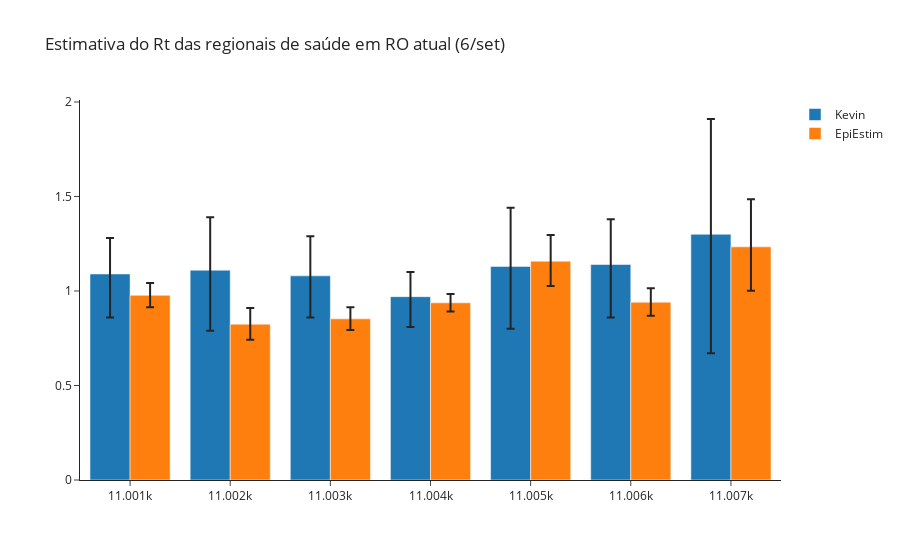

Notebook code for this chart:
### Code cell
health_region_kevin_sample = last_health_region_kevin[last_health_region_kevin["state_num_id"] == region_state]
health_region_epiestim_sample = last_health_region_epiestim[last_health_region_epiestim["state_num_id"] == region_state]

title = f"Estimativa do Rt das regionais de saúde em {place_choosen} atual (6/set)"
gen_compare_plot(dfs={"Kevin": health_region_kevin_sample, "EpiEstim": health_region_epiestim_sample},
                 place_id=place_id,
                 title=title)

### Figure 1 — Plotly figure (JSON) as saved in the notebook; plotly's stock layout.template omitted (floating-point values rounded to 4 significant figures)
{"data": [{"error_y": {"array": [0.19, 0.28, 0.21, 0.13, 0.31, 0.24, 0.61], "arrayminus": [0.23, 0.32, 0.22, 0.16, 0.33, 0.28, 0.63]}, "name": "Kevin", "type": "bar", "x": [11001, 11002, 11003, 11004, 11005, 11006, 11007], "y": [1.09, 1.11, 1.08, 0.97, 1.13, 1.14, 1.3]}, {"error_y": {"array": [0.06538, 0.08553, 0.06141, 0.04702, 0.1379, 0.07427, 0.2521], "arrayminus": [0.06359, 0.08196, 0.0596, 0.04605, 0.1313, 0.07188, 0.2321]}, "name": "EpiEstim", "type": "bar", "x": [11001, 11002, 11003, 11004, 11005, 11006, 11007], "y": [0.9771, 0.8245, 0.8526, 0.9375, 1.158, 0.9405, 1.234]}], "layout": {"barmode": "group", "title": {"text": "Estimativa do Rt das regionais de saúde em RO atual (6/set)"}}}
